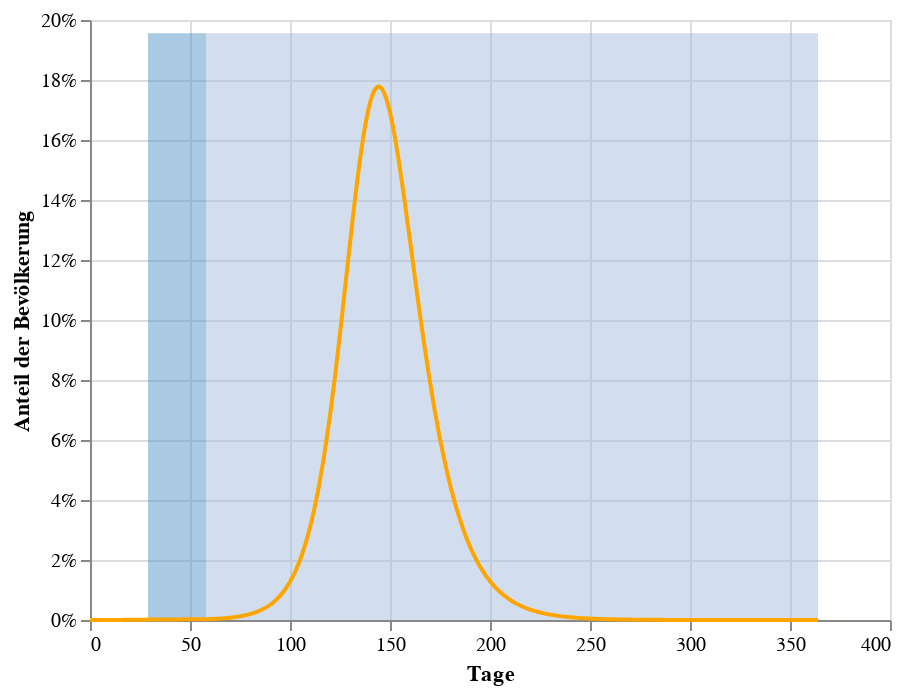
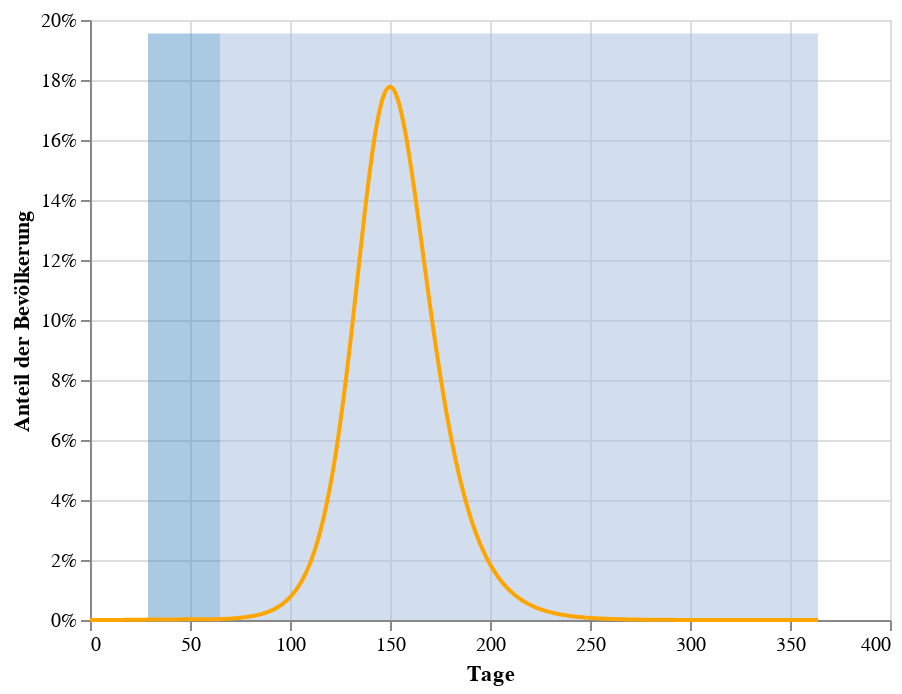
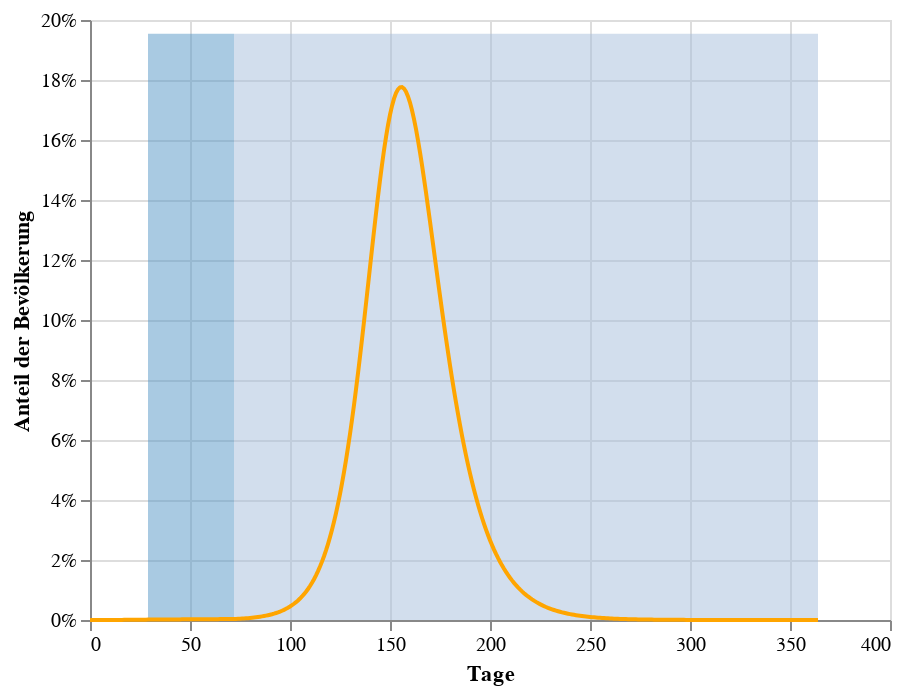
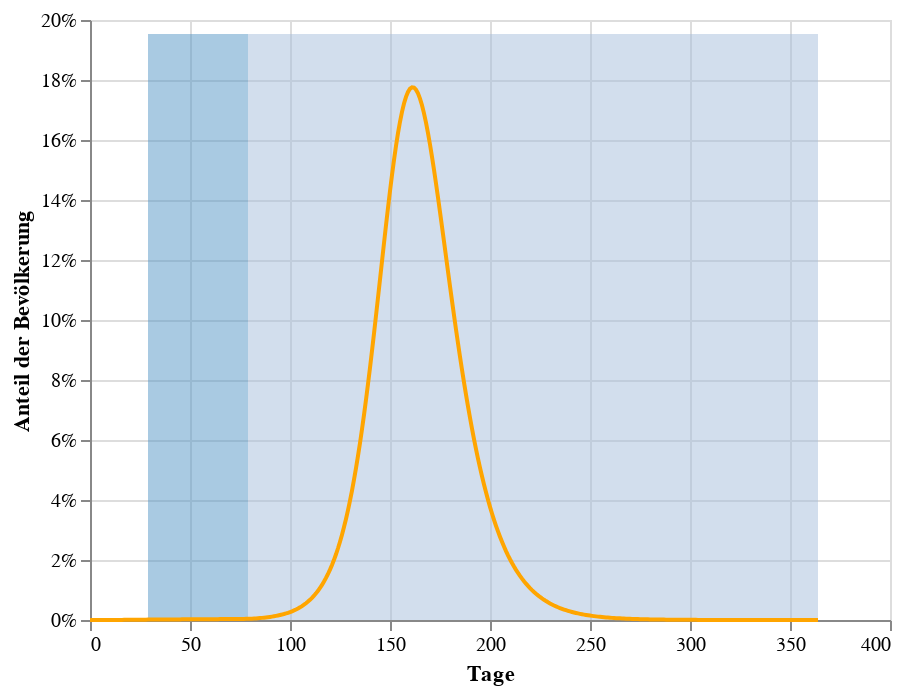

Notebook code cell kept with these figures, in order:
### Markdown cell above
# This is for increasing the timespan of intervention

### Code cell
for i in range(4,9,1):
# days after start after which action is effective
    action_taken_at_day = 30

    # how many days does the action last?
    action_duration = i*7

    # fraction of people seen during action 
    action_effectiveness = 50/100
    post_action_effectiveness =100/100
    #we reproject parameters to t
    action_taken_in_t = int(N_spacing_in_t / t_max * action_taken_at_day)
    action_duration_in_t = int(N_spacing_in_t / t_max * action_duration)

    #and we adjust the infection rate during the intervention
    R_action = R0*action_effectiveness # basic reproduction number during intervention
    eta_action = R0*rho*action_effectiveness # mean-field during intervention


    # nd we adjust infection rate after the intervention
    R_post_action = R0*post_action_effectiveness # basic reproduction number during intervention
    eta_post_action = R0*rho*post_action_effectiveness # mean-field during intervention


    # create vector of positions for those times
    result = np.zeros((4,len(t)))
    # initial values, before action
    I_0 = initial / N
    E_0 = 0 
    S_0 = 1 - I_0 # initially susceptible
    R_0 = 0

    # initial y-vector
    y0 = np.array([S_0,I_0,R_0,E_0])

    # initialize integrator
    r = ode(dxdt)

    # Runge-Kutta with step size control
    r.set_integrator('dopri5')

    # set initial values
    r.set_initial_value(y0,t_0)

    # set transmission rate and recovery rate
    r.set_f_params(eta,rho,epsilon)

    # loop through all demanded time points until action is taken
    for it, t_ in enumerate(t[:action_taken_in_t]):

        # get result of ODE integration
        y = r.integrate(t_)
        # write result to result vector

        result[:,it] = y
    # setup second model with adjusted parameters (start of action)
    S_1, I_1, R_1, E_1 = result[:,action_taken_in_t - 1]

    # initial y-vector when action is taken
    y1 = np.array([S_1,I_1,R_1,E_1])

    # initialize integrator
    r = ode(dxdt)

    # Runge-Kutta with step size control
    r.set_integrator('dopri5')

    # set initial values
    r.set_initial_value(y1,t[action_taken_in_t-1])

    # set transmission rate and recovery rate, adjust R_0 according to our effectiveness
    r.set_f_params(eta_action,rho,epsilon)

    # loop through all demanded time points until action is taken
    for it, t_ in enumerate(t[action_taken_in_t:action_taken_in_t+action_duration_in_t], start=action_taken_in_t):
        # get result of ODE integration
        y = r.integrate(t_)
        # write result to result vector
        result[:,it] = y
    # setup third model and run it until t_max
    S_2, I_2, R_2, E_2 = result[:,action_taken_in_t + action_duration_in_t - 1]

    # initial y-vector
    y1 = np.array([S_2,I_2,R_2,E_2])

    # initialize integrator
    r = ode(dxdt)

    # Runge-Kutta with step size control
    r.set_integrator('dopri5')

    # set initial values
    r.set_initial_value(y1,t[action_taken_in_t + action_duration_in_t-1])

    # set transmission rate and recovery rate, adjust R_0 according to our effectiveness
    r.set_f_params(eta_post_action,rho,epsilon)

    # loop through all demanded time points until action is taken
    for it, t_ in enumerate(t[action_taken_in_t + action_duration_in_t:], start=action_taken_in_t + action_duration_in_t):

        # get result of ODE integration
        y = r.integrate(t_)

        # write result to result vector
        result[:,it] = y
    results_df=pd.DataFrame(result).transpose()
    results_df.columns=["Susceptible","Infected","Recovered","Exposed"]
    results_df=results_df.reset_index().rename(columns={"index":"Tage"})
    maxpoint=results_df["Infected"].max()
    results_df
    results_df["time_during_action"]=0
    results_df["time_during_action"].loc[action_taken_at_day:(action_taken_at_day+action_duration)]=maxpoint*1.1
    results_df["time_after_action"]=0
    results_df["time_after_action"].loc[(action_taken_at_day+action_duration):]=maxpoint*1.1
    results_df
    #here we just transform the data to longform for altair to deal with it
    longform=pd.melt(results_df, id_vars=['Tage'], value_vars=['Susceptible',"Exposed",'Infected',"Recovered","time_during_action","time_after_action",],value_name='Anteil der Bevölkerung')
    longform
    import matplotlib
    import matplotlib.pyplot as plt
    import matplotlib.colors

    #x,y,c = zip(*np.random.rand(30,3)*4-2)



    #Generate a color scale
    #cmap = matplotlib.cm.get_cmap('Spectral')

    #Select the color 75% of the way through the colorscale   
    rgba = cmap((1-action_effectiveness))

    val1=matplotlib.colors.to_hex(rgba)
    rgba = cmap((1-post_action_effectiveness))
    val2=matplotlib.colors.to_hex(rgba)
    chart1=alt.Chart(longform[longform["variable"].isin(["Infected"])]).mark_line(color='orange'
        ).encode(
        alt.X('Tage:Q'),
        alt.Y('Anteil der Bevölkerung:Q',axis=alt.Axis(format='%')),
        tooltip=['Tage', 'Anteil der Bevölkerung'])

    chart1
    chart2=alt.Chart(longform[longform["variable"].isin([ "time_after_action"])]).mark_area(
        interpolate='step-after',color=val2, opacity=0.5).encode(
        alt.X('Tage:Q'),
        alt.Y('Anteil der Bevölkerung:Q',axis=alt.Axis(format='%')),
        )


    chart2
    chart3=alt.Chart(longform[longform["variable"].isin([ "time_during_action"])]).mark_area(
        interpolate='step-before',
        color=val1,opacity=0.5).encode(
        alt.X('Tage:Q'),
        alt.Y('Anteil der Bevölkerung:Q',axis=alt.Axis(format='%')),

        )


    baked=chart3+chart2+chart1
    baked.display()
    baked.save("../Viz/duration_of_intervention/"+str(action_duration)+'.svg')

### Figure 1 — Vega-Lite specification as saved in the notebook (floating-point values rounded to 4 significant figures; data arrays with more than 128 entries replaced by an {"elided": "..."} marker saying what was removed)
{"config": {"view": {"continuousWidth": 400, "continuousHeight": 300}}, "layer": [{"data": {"name": "data-c876fb7098fba65f877037ea803727bb"}, "mark": {"type": "area", "color": "#5596c5", "interpolate": "step-before", "opacity": 0.5}, "encoding": {"x": {"type": "quantitative", "field": "Tage"}, "y": {"type": "quantitative", "axis": {"format": "%"}, "field": "Anteil der Bevölkerung"}}}, {"data": {"name": "data-ff0187f6f1aee309ca4bc525b64ad458"}, "mark": {"type": "area", "color": "#a6bddb", "interpolate": "step-after", "opacity": 0.5}, "encoding": {"x": {"type": "quantitative", "field": "Tage"}, "y": {"type": "quantitative", "axis": {"format": "%"}, "field": "Anteil der Bevölkerung"}}}, {"data": {"name": "data-9f33b8cbcb7208cd9eccd1ee77e5b6c5"}, "mark": {"type": "line", "color": "orange"}, "encoding": {"tooltip": [{"type": "quantitative", "field": "Tage"}, {"type": "quantitative", "field": "Anteil der Bevölkerung"}], "x": {"type": "quantitative", "field": "Tage"}, "y": {"type": "quantitative", "axis": {"format": "%"}, "field": "Anteil der Bevölkerung"}}}], "$schema": "https://vega.github.io/schema/vega-lite/v4.0.0.json", "datasets": {"data-c876fb7098fba65f877037ea803727bb": {"elided": "365 records"}, "data-ff0187f6f1aee309ca4bc525b64ad458": {"elided": "365 records"}, "data-9f33b8cbcb7208cd9eccd1ee77e5b6c5": {"elided": "365 records"}}}

### Figure 2 — Vega-Lite specification as saved in the notebook (floating-point values rounded to 4 significant figures; data arrays with more than 128 entries replaced by an {"elided": "..."} marker saying what was removed)
{"config": {"view": {"continuousWidth": 400, "continuousHeight": 300}}, "layer": [{"data": {"name": "data-19b8de5b2891ef006c751c234ea5fd4e"}, "mark": {"type": "area", "color": "#5596c5", "interpolate": "step-before", "opacity": 0.5}, "encoding": {"x": {"type": "quantitative", "field": "Tage"}, "y": {"type": "quantitative", "axis": {"format": "%"}, "field": "Anteil der Bevölkerung"}}}, {"data": {"name": "data-c610b9e5ad8c4fb56e3e0f0bf7b49b75"}, "mark": {"type": "area", "color": "#a6bddb", "interpolate": "step-after", "opacity": 0.5}, "encoding": {"x": {"type": "quantitative", "field": "Tage"}, "y": {"type": "quantitative", "axis": {"format": "%"}, "field": "Anteil der Bevölkerung"}}}, {"data": {"name": "data-186b524d178f89f60d4f8b7ca8a400a0"}, "mark": {"type": "line", "color": "orange"}, "encoding": {"tooltip": [{"type": "quantitative", "field": "Tage"}, {"type": "quantitative", "field": "Anteil der Bevölkerung"}], "x": {"type": "quantitative", "field": "Tage"}, "y": {"type": "quantitative", "axis": {"format": "%"}, "field": "Anteil der Bevölkerung"}}}], "$schema": "https://vega.github.io/schema/vega-lite/v4.0.0.json", "datasets": {"data-19b8de5b2891ef006c751c234ea5fd4e": {"elided": "365 records"}, "data-c610b9e5ad8c4fb56e3e0f0bf7b49b75": {"elided": "365 records"}, "data-186b524d178f89f60d4f8b7ca8a400a0": {"elided": "365 records"}}}

### Figure 3 — Vega-Lite specification as saved in the notebook (floating-point values rounded to 4 significant figures; data arrays with more than 128 entries replaced by an {"elided": "..."} marker saying what was removed)
{"config": {"view": {"continuousWidth": 400, "continuousHeight": 300}}, "layer": [{"data": {"name": "data-a5bb1334242823558cdea0a564a06be2"}, "mark": {"type": "area", "color": "#5596c5", "interpolate": "step-before", "opacity": 0.5}, "encoding": {"x": {"type": "quantitative", "field": "Tage"}, "y": {"type": "quantitative", "axis": {"format": "%"}, "field": "Anteil der Bevölkerung"}}}, {"data": {"name": "data-3d2fabd2421e0123100cf7ae8983692c"}, "mark": {"type": "area", "color": "#a6bddb", "interpolate": "step-after", "opacity": 0.5}, "encoding": {"x": {"type": "quantitative", "field": "Tage"}, "y": {"type": "quantitative", "axis": {"format": "%"}, "field": "Anteil der Bevölkerung"}}}, {"data": {"name": "data-a2a3b12e8026d0b74e625b16d9cc5230"}, "mark": {"type": "line", "color": "orange"}, "encoding": {"tooltip": [{"type": "quantitative", "field": "Tage"}, {"type": "quantitative", "field": "Anteil der Bevölkerung"}], "x": {"type": "quantitative", "field": "Tage"}, "y": {"type": "quantitative", "axis": {"format": "%"}, "field": "Anteil der Bevölkerung"}}}], "$schema": "https://vega.github.io/schema/vega-lite/v4.0.0.json", "datasets": {"data-a5bb1334242823558cdea0a564a06be2": {"elided": "365 records"}, "data-3d2fabd2421e0123100cf7ae8983692c": {"elided": "365 records"}, "data-a2a3b12e8026d0b74e625b16d9cc5230": {"elided": "365 records"}}}

### Figure 4 — Vega-Lite specification as saved in the notebook (floating-point values rounded to 4 significant figures; data arrays with more than 128 entries replaced by an {"elided": "..."} marker saying what was removed)
{"config": {"view": {"continuousWidth": 400, "continuousHeight": 300}}, "layer": [{"data": {"name": "data-c9a4352aa0f708dbd5978995c2d33014"}, "mark": {"type": "area", "color": "#5596c5", "interpolate": "step-before", "opacity": 0.5}, "encoding": {"x": {"type": "quantitative", "field": "Tage"}, "y": {"type": "quantitative", "axis": {"format": "%"}, "field": "Anteil der Bevölkerung"}}}, {"data": {"name": "data-a78eb169717dad9ac084a6f673ec1a38"}, "mark": {"type": "area", "color": "#a6bddb", "interpolate": "step-after", "opacity": 0.5}, "encoding": {"x": {"type": "quantitative", "field": "Tage"}, "y": {"type": "quantitative", "axis": {"format": "%"}, "field": "Anteil der Bevölkerung"}}}, {"data": {"name": "data-4497beb4d18504046308ba592757eca8"}, "mark": {"type": "line", "color": "orange"}, "encoding": {"tooltip": [{"type": "quantitative", "field": "Tage"}, {"type": "quantitative", "field": "Anteil der Bevölkerung"}], "x": {"type": "quantitative", "field": "Tage"}, "y": {"type": "quantitative", "axis": {"format": "%"}, "field": "Anteil der Bevölkerung"}}}], "$schema": "https://vega.github.io/schema/vega-lite/v4.0.0.json", "datasets": {"data-c9a4352aa0f708dbd5978995c2d33014": {"elided": "365 records"}, "data-a78eb169717dad9ac084a6f673ec1a38": {"elided": "365 records"}, "data-4497beb4d18504046308ba592757eca8": {"elided": "365 records"}}}
